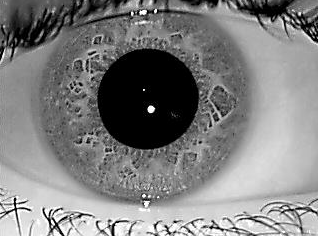
#> input picture thesis/data/iris1.PNG, 318 x 236 px, found by its file name
$ python hct_rm.py   (Python 2 division)
#> lines starting #> are read from the running program, lines starting #| are printed output that depends on the picture; after the words box and inside, x2 and y2 are one past the last pixel; in counts of white or black regions, pixels touching at a corner belong together
import cv2
import numpy as np
img = cv2.imread('C:/python27/code/thesis/data/iris1.png',0)
#> img is the input picture: shape (236, 318); min 0, max 255, mean 127.4
img = cv2.medianBlur(img,5)
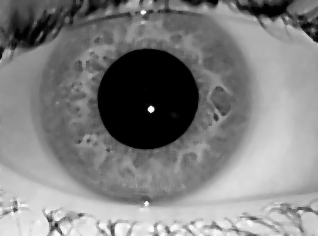
#> img: shape (236, 318); min 0, max 254, mean 128.1
cimg = cv2.cvtColor(img,cv2.COLOR_GRAY2BGR)
thimg = cv2.adaptiveThreshold(img,255,cv2.ADAPTIVE_THRESH_GAUSSIAN_C,\
cv2.THRESH_BINARY,9,12)
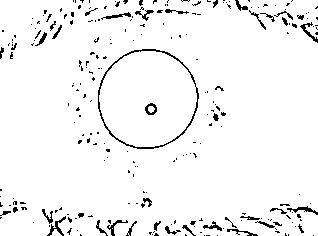
#> thimg: shape (236, 318); 95.6% white; black in thin lines or dots

indices = np.where(thimg == [0])
#> indices = 3315 positions, rows 0 to 235, columns 0 to 317
coor = zip(indices[0],indices[1])
#> coor = 3315 pairs, first value 0 to 235, second value 0 to 317

#create white image
whiteimg = np.zeros((img.shape[0],img.shape[1],3),np.uint8)
whiteimg[:] = (255,255,255)

cv2.circle(whiteimg,(coor[0][0],coor[0][1]),30,(0,0,255),1)
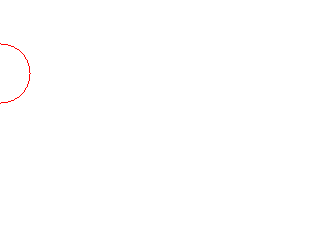
#> whiteimg: shape (236, 318, 3); mean of channels 0, 1, 2 254.7, 254.7, 255; drawn as B, G, R
white_indices = np.where(whiteimg == [0,0,255])
white_coor = zip(white_indices[0],white_indices[1])
#> white_coor = 75218 items
print white_coor
#> (printed output is left out)

cv2.imshow('detected circles',whiteimg)
cv2.waitKey(0)
cv2.destroyAllWindows()

$ run again, with thesis/data/images.jpg saved as thesis/data/iris1.PNG
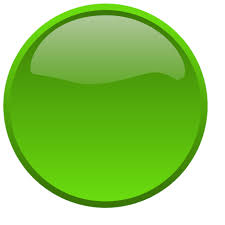
#> input picture thesis/data/images.jpg, 225 x 225 px, found by its file name
#> `img = cv2.imread('C:/python27/code/thesis/data/iris1.png',0)`:
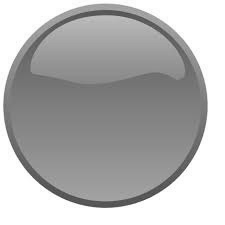
#> img: shape (225, 225); min 63, max 255, mean 179
#> `thimg = cv2.adaptiveThreshold(img,255,cv2.ADAPTIVE_THRESH_GAUSSIAN_C,\..`:
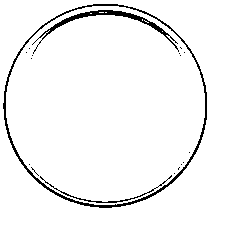
#> thimg: shape (225, 225); 95.5% white; black in thin lines or dots, all inside (x1, y1, x2, y2) = (3, 4, 207, 208)
#> indices = 2267 positions, rows 4 to 207, columns 3 to 206
#> coor = 2267 pairs, first value 4 to 207, second value 3 to 206
#> white_coor = 50811 items
#> (printed output is left out)

$ run again, with thesis/data/test1.jpg saved as thesis/data/iris1.PNG
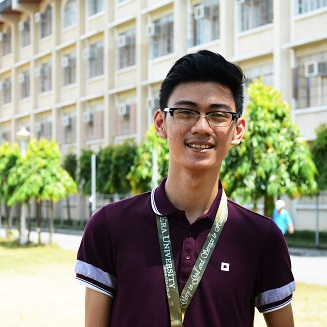
#> input picture thesis/data/test1.jpg, 327 x 327 px, found by its file name
#> `img = cv2.medianBlur(img,5)`:
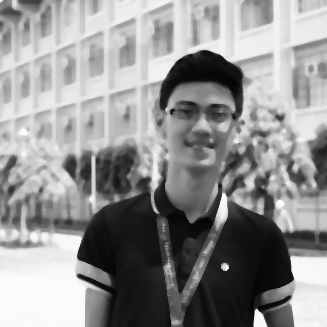
#> img: shape (327, 327); min 4, max 253, mean 145.1
#> `thimg = cv2.adaptiveThreshold(img,255,cv2.ADAPTIVE_THRESH_GAUSSIAN_C,\..`:
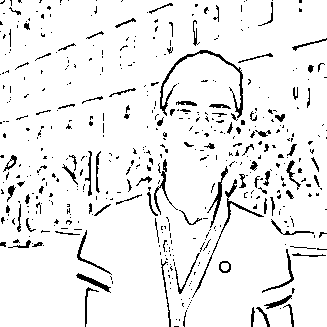
#> thimg: shape (327, 327); 92.9% white; black in thin lines or dots
#> indices = 7638 positions, rows 0 to 326, columns 0 to 326
#> coor = 7638 pairs, first value 0 to 326, second value 0 to 326
#> white_coor = 107023 items
#> (printed output is left out)

$ run again, with thesis/data/test2.jpg saved as thesis/data/iris1.PNG
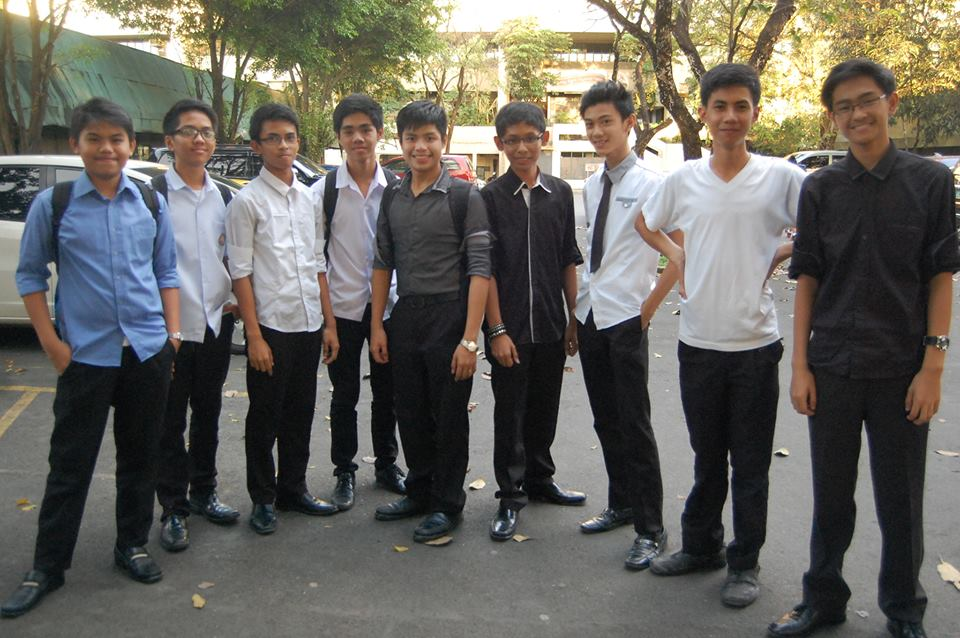
#> input picture thesis/data/test2.jpg, 960 x 638 px, found by its file name
#> `img = cv2.imread('C:/python27/code/thesis/data/iris1.png',0)`:
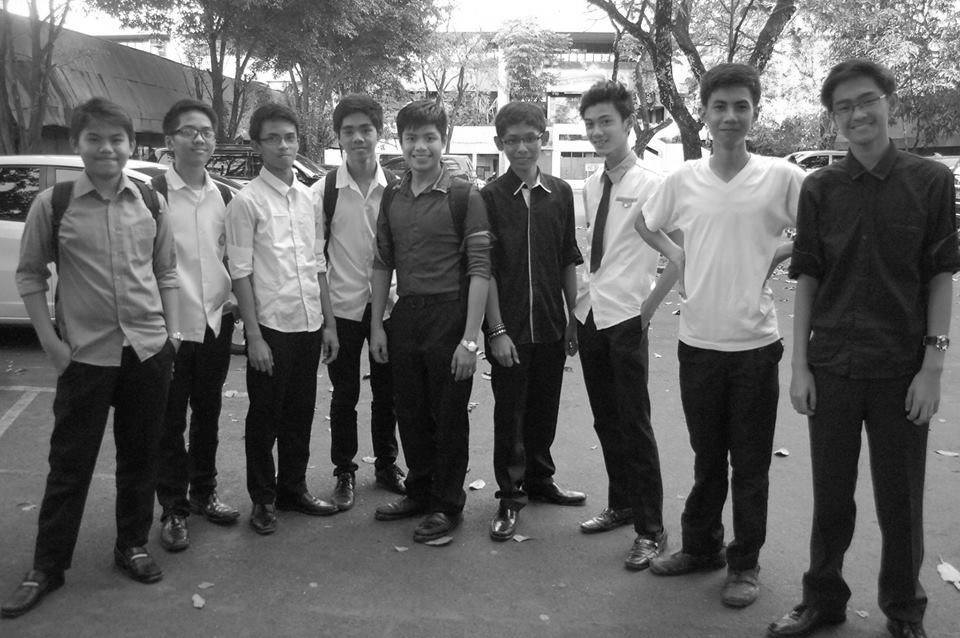
#> img: shape (638, 960); min 0, max 255, mean 101
#> `thimg = cv2.adaptiveThreshold(img,255,cv2.ADAPTIVE_THRESH_GAUSSIAN_C,\..`:
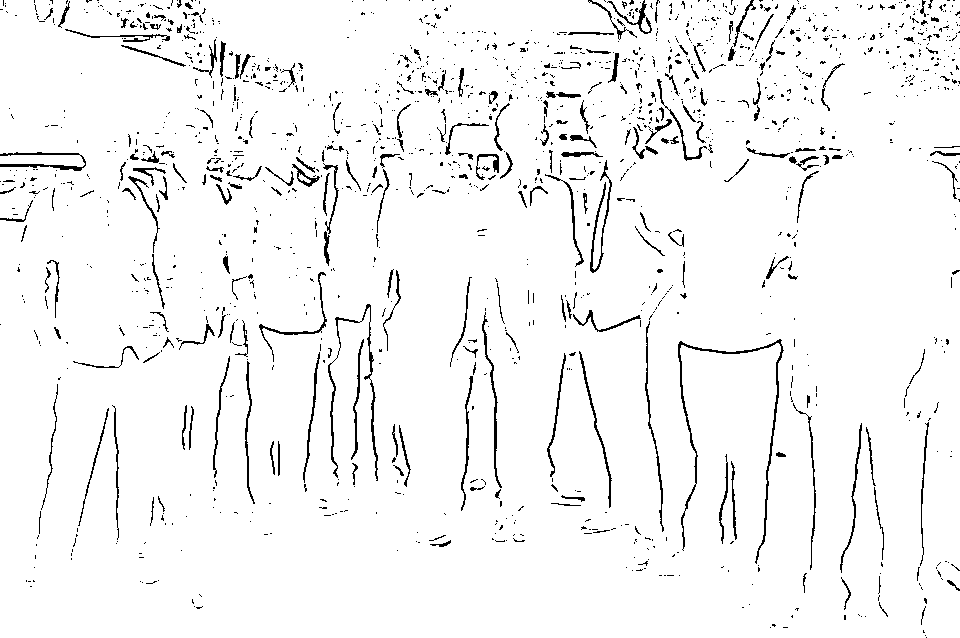
#> thimg: shape (638, 960); 95.7% white; black in thin lines or dots
#> indices = 26530 positions, rows 0 to 637, columns 0 to 959
#> coor = 26530 items
#> white_coor = 612572 items
#> (printed output is left out)
